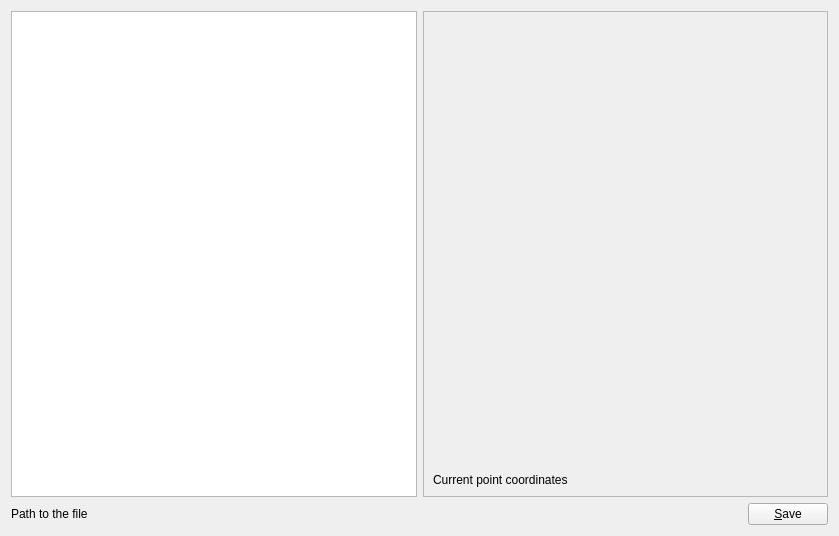
<?xml version="1.0" encoding="UTF-8"?>
<ui version="4.0">
 <class>CsvSpecsPage</class>
 <widget class="QWidget" name="CsvSpecsPage">
  <property name="geometry">
   <rect>
    <x>0</x>
    <y>0</y>
    <width>839</width>
    <height>536</height>
   </rect>
  </property>
  <property name="windowTitle">
   <string>Form</string>
  </property>
  <layout class="QVBoxLayout" name="verticalLayout_2">
   <item>
    <layout class="QHBoxLayout" name="horizontalLayout_2" stretch="1,1">
     <item>
      <widget class="QTableView" name="tableView"/>
     </item>
     <item>
      <widget class="QFrame" name="mapFrame">
       <property name="frameShape">
        <enum>QFrame::StyledPanel</enum>
       </property>
       <property name="frameShadow">
        <enum>QFrame::Raised</enum>
       </property>
       <layout class="QVBoxLayout" name="verticalLayout" stretch="1,0">
        <item>
         <widget class="qmapcontrol::QMapControl" name="map" native="true"/>
        </item>
        <item>
         <widget class="QLabel" name="coord">
          <property name="text">
           <string>Current point coordinates</string>
          </property>
         </widget>
        </item>
       </layout>
      </widget>
     </item>
    </layout>
   </item>
   <item>
    <layout class="QHBoxLayout" name="horizontalLayout">
     <item>
      <widget class="QLabel" name="filePath">
       <property name="text">
        <string>Path to the file</string>
       </property>
      </widget>
     </item>
     <item>
      <spacer name="horizontalSpacer_2">
       <property name="orientation">
        <enum>Qt::Horizontal</enum>
       </property>
       <property name="sizeHint" stdset="0">
        <size>
         <width>228</width>
         <height>20</height>
        </size>
       </property>
      </spacer>
     </item>
     <item>
      <widget class="QPushButton" name="saveCsv">
       <property name="text">
        <string>&amp;Save</string>
       </property>
      </widget>
     </item>
    </layout>
   </item>
  </layout>
 </widget>
 <customwidgets>
  <customwidget>
   <class>qmapcontrol::QMapControl</class>
   <extends>QWidget</extends>
   <header>QMapControl.h</header>
   <container>1</container>
  </customwidget>
 </customwidgets>
 <resources/>
 <connections/>
</ui>
